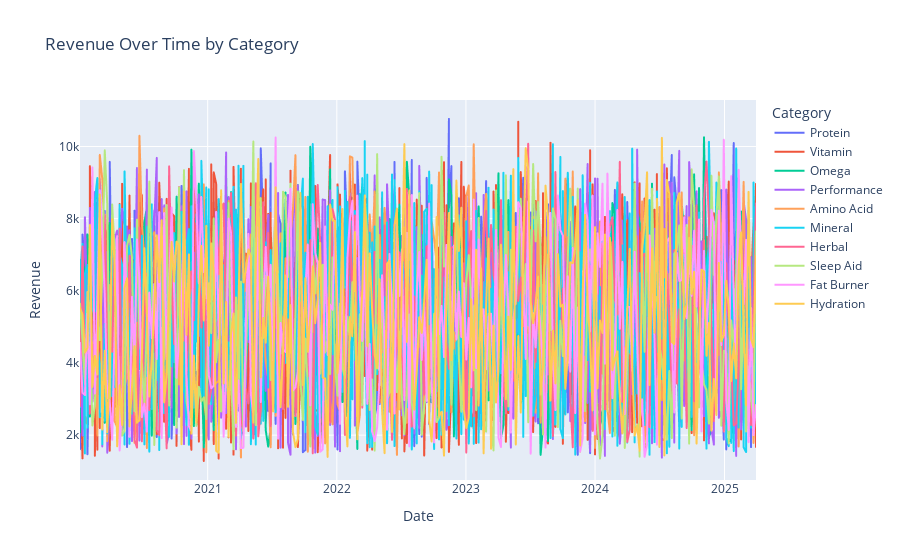

Notebook code for this chart:
### Code cell
fig = px.line(df, x='Date', y='Revenue', color='Category', title='Revenue Over Time by Category')
fig.show()

### Figure 1 — Plotly figure (JSON) as saved in the notebook; plotly's stock layout.template omitted (floating-point values rounded to 4 significant figures; data arrays with more than 128 entries replaced by an {"elided": "..."} marker saying what was removed)
{"data": [{"hovertemplate": "Category=Protein<br>Date=%{x}<br>Revenue=%{y}<extra></extra>", "legendgroup": "Protein", "line": {"color": "#636efa", "dash": "solid"}, "marker": {"symbol": "circle"}, "mode": "lines", "name": "Protein", "showlegend": true, "type": "scattergl", "x": {"elided": "548 str values"}, "xaxis": "x", "y": {"elided": "548 float values"}, "yaxis": "y"}, {"hovertemplate": "Category=Vitamin<br>Date=%{x}<br>Revenue=%{y}<extra></extra>", "legendgroup": "Vitamin", "line": {"color": "#EF553B", "dash": "solid"}, "marker": {"symbol": "circle"}, "mode": "lines", "name": "Vitamin", "showlegend": true, "type": "scattergl", "x": {"elided": "822 str values"}, "xaxis": "x", "y": {"elided": "822 float values"}, "yaxis": "y"}, {"hovertemplate": "Category=Omega<br>Date=%{x}<br>Revenue=%{y}<extra></extra>", "legendgroup": "Omega", "line": {"color": "#00cc96", "dash": "solid"}, "marker": {"symbol": "circle"}, "mode": "lines", "name": "Omega", "showlegend": true, "type": "scattergl", "x": {"elided": "274 str values"}, "xaxis": "x", "y": {"elided": "274 float values"}, "yaxis": "y"}, {"hovertemplate": "Category=Performance<br>Date=%{x}<br>Revenue=%{y}<extra></extra>", "legendgroup": "Performance", "line": {"color": "#ab63fa", "dash": "solid"}, "marker": {"symbol": "circle"}, "mode": "lines", "name": "Performance", "showlegend": true, "type": "scattergl", "x": {"elided": "548 str values"}, "xaxis": "x", "y": {"elided": "548 float values"}, "yaxis": "y"}, {"hovertemplate": "Category=Amino Acid<br>Date=%{x}<br>Revenue=%{y}<extra></extra>", "legendgroup": "Amino Acid", "line": {"color": "#FFA15A", "dash": "solid"}, "marker": {"symbol": "circle"}, "mode": "lines", "name": "Amino Acid", "showlegend": true, "type": "scattergl", "x": {"elided": "274 str values"}, "xaxis": "x", "y": {"elided": "274 float values"}, "yaxis": "y"}, {"hovertemplate": "Category=Mineral<br>Date=%{x}<br>Revenue=%{y}<extra></extra>", "legendgroup": "Mineral", "line": {"color": "#19d3f3", "dash": "solid"}, "marker": {"symbol": "circle"}, "mode": "lines", "name": "Mineral", "showlegend": true, "type": "scattergl", "x": {"elided": "822 str values"}, "xaxis": "x", "y": {"elided": "822 float values"}, "yaxis": "y"}, {"hovertemplate": "Category=Herbal<br>Date=%{x}<br>Revenue=%{y}<extra></extra>", "legendgroup": "Herbal", "line": {"color": "#FF6692", "dash": "solid"}, "marker": {"symbol": "circle"}, "mode": "lines", "name": "Herbal", "showlegend": true, "type": "scattergl", "x": {"elided": "274 str values"}, "xaxis": "x", "y": {"elided": "274 float values"}, "yaxis": "y"}, {"hovertemplate": "Category=Sleep Aid<br>Date=%{x}<br>Revenue=%{y}<extra></extra>", "legendgroup": "Sleep Aid", "line": {"color": "#B6E880", "dash": "solid"}, "marker": {"symbol": "circle"}, "mode": "lines", "name": "Sleep Aid", "showlegend": true, "type": "scattergl", "x": {"elided": "274 str values"}, "xaxis": "x", "y": {"elided": "274 float values"}, "yaxis": "y"}, {"hovertemplate": "Category=Fat Burner<br>Date=%{x}<br>Revenue=%{y}<extra></extra>", "legendgroup": "Fat Burner", "line": {"color": "#FF97FF", "dash": "solid"}, "marker": {"symbol": "circle"}, "mode": "lines", "name": "Fat Burner", "showlegend": true, "type": "scattergl", "x": {"elided": "274 str values"}, "xaxis": "x", "y": {"elided": "274 float values"}, "yaxis": "y"}, {"hovertemplate": "Category=Hydration<br>Date=%{x}<br>Revenue=%{y}<extra></extra>", "legendgroup": "Hydration", "line": {"color": "#FECB52", "dash": "solid"}, "marker": {"symbol": "circle"}, "mode": "lines", "name": "Hydration", "showlegend": true, "type": "scattergl", "x": {"elided": "274 str values"}, "xaxis": "x", "y": {"elided": "274 float values"}, "yaxis": "y"}], "layout": {"legend": {"title": {"text": "Category"}, "tracegroupgap": 0}, "title": {"text": "Revenue Over Time by Category"}, "xaxis": {"anchor": "y", "domain": [0, 1], "title": {"text": "Date"}}, "yaxis": {"anchor": "x", "domain": [0, 1], "title": {"text": "Revenue"}}}}
